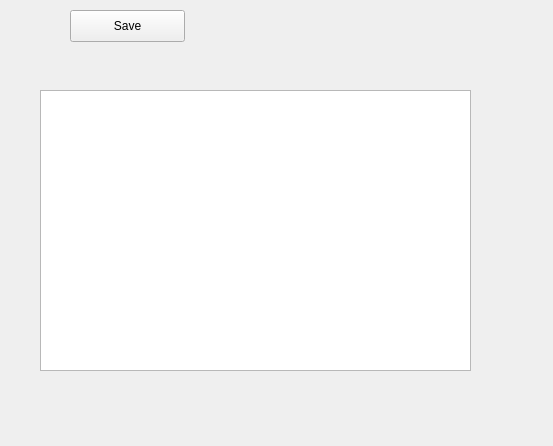
<?xml version="1.0" encoding="UTF-8"?>
<ui version="4.0">
 <class>EditorPanel</class>
 <widget class="QWidget" name="EditorPanel">
  <property name="geometry">
   <rect>
    <x>0</x>
    <y>0</y>
    <width>553</width>
    <height>446</height>
   </rect>
  </property>
  <property name="windowTitle">
   <string>Form</string>
  </property>
  <widget class="QTextEdit" name="mainTextEdit">
   <property name="geometry">
    <rect>
     <x>40</x>
     <y>90</y>
     <width>431</width>
     <height>281</height>
    </rect>
   </property>
  </widget>
  <widget class="QPushButton" name="pushButton">
   <property name="geometry">
    <rect>
     <x>70</x>
     <y>10</y>
     <width>115</width>
     <height>32</height>
    </rect>
   </property>
   <property name="text">
    <string>Save</string>
   </property>
  </widget>
 </widget>
 <resources/>
 <connections/>
</ui>
